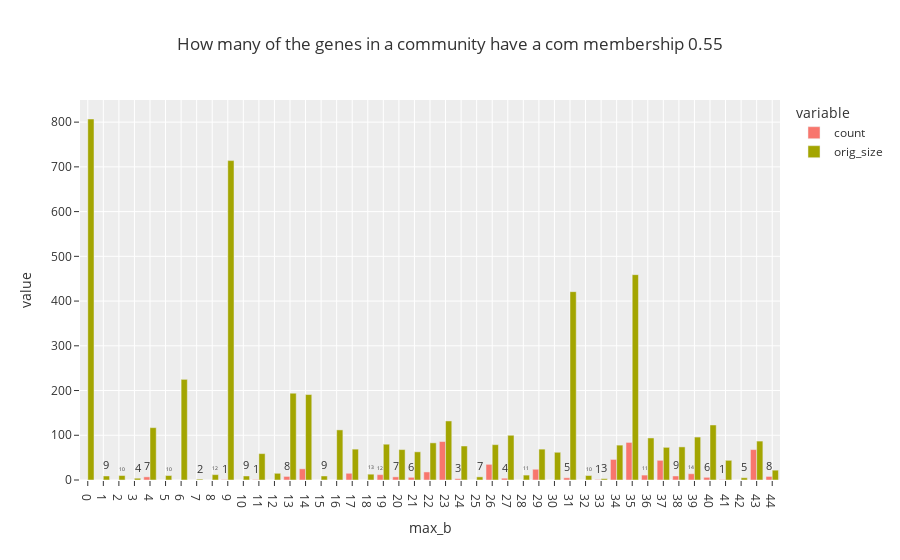

This figure's notebook cell:
### Markdown cell above
## Wobble genes

### Code cell
prob_th = 0.55
max_iters = com_df.max().max()
th = max_iters * prob_th

wobble_df = com_df[com_df < th].dropna().copy(deep=True)
dmy_df = pd.concat(
    [pd.DataFrame(wobble_df["max_b"].value_counts()), pd.DataFrame(com_df["max_b"].value_counts()).rename(columns={"count": "orig_size"})], axis=1
).sort_index()

fig = px.bar(
    dmy_df.reset_index(),
    x="max_b",
    y=["count", "orig_size"],
    title=f"How many of the genes in a community have a com membership {prob_th}",
    barmode="group",
    text_auto=True,
)
fig = fig.update_layout(xaxis=dict(tickmode="linear", tick0=0, dtick=1))
fig.show()

### Figure 1 — Plotly figure (JSON) as saved in the notebook; plotly's stock layout.template omitted (floating-point values rounded to 4 significant figures)
{"data": [{"alignmentgroup": "True", "hovertemplate": "variable=count<br>max_b=%{x}<br>value=%{y}<extra></extra>", "legendgroup": "count", "marker": {"color": "#F8766D", "pattern": {"shape": ""}}, "name": "count", "offsetgroup": "count", "orientation": "v", "showlegend": true, "textposition": "auto", "texttemplate": "%{y}", "type": "bar", "x": [0, 1, 2, 3, 4, 5, 6, 7, 8, 9, 10, 11, 12, 13, 14, 15, 16, 17, 18, 19, 20, 21, 22, 23, 24, 25, 26, 27, 28, 29, 30, 31, 32, 33, 34, 35, 36, 37, 38, 39, 40, 41, 42, 43, 44], "xaxis": "x", "y": [null, null, null, null, 7, null, null, null, null, 1, null, 1, null, 8, 25, null, null, 15, null, 12, 7, 6, 18, 86, 3, null, 35, 4, null, 24, null, 5, null, 1, 46, 84, 11, 44, 9, 14, 6, 1, null, 68, 8], "yaxis": "y"}, {"alignmentgroup": "True", "hovertemplate": "variable=orig_size<br>max_b=%{x}<br>value=%{y}<extra></extra>", "legendgroup": "orig_size", "marker": {"color": "#A3A500", "pattern": {"shape": ""}}, "name": "orig_size", "offsetgroup": "orig_size", "orientation": "v", "showlegend": true, "textposition": "auto", "texttemplate": "%{y}", "type": "bar", "x": [0, 1, 2, 3, 4, 5, 6, 7, 8, 9, 10, 11, 12, 13, 14, 15, 16, 17, 18, 19, 20, 21, 22, 23, 24, 25, 26, 27, 28, 29, 30, 31, 32, 33, 34, 35, 36, 37, 38, 39, 40, 41, 42, 43, 44], "xaxis": "x", "y": [807, 9, 10, 4, 117, 10, 225, 2, 12, 714, 9, 59, 15, 194, 191, 9, 112, 69, 13, 80, 68, 63, 83, 132, 76, 7, 79, 100, 11, 69, 62, 421, 10, 3, 78, 459, 94, 73, 74, 96, 123, 44, 5, 87, 22], "yaxis": "y"}], "layout": {"barmode": "group", "legend": {"title": {"text": "variable"}, "tracegroupgap": 0}, "title": {"text": "How many of the genes in a community have a com membership 0.55"}, "xaxis": {"anchor": "y", "domain": [0, 1], "dtick": 1, "tick0": 0, "tickmode": "linear", "title": {"text": "max_b"}}, "yaxis": {"anchor": "x", "domain": [0, 1], "title": {"text": "value"}}}}
